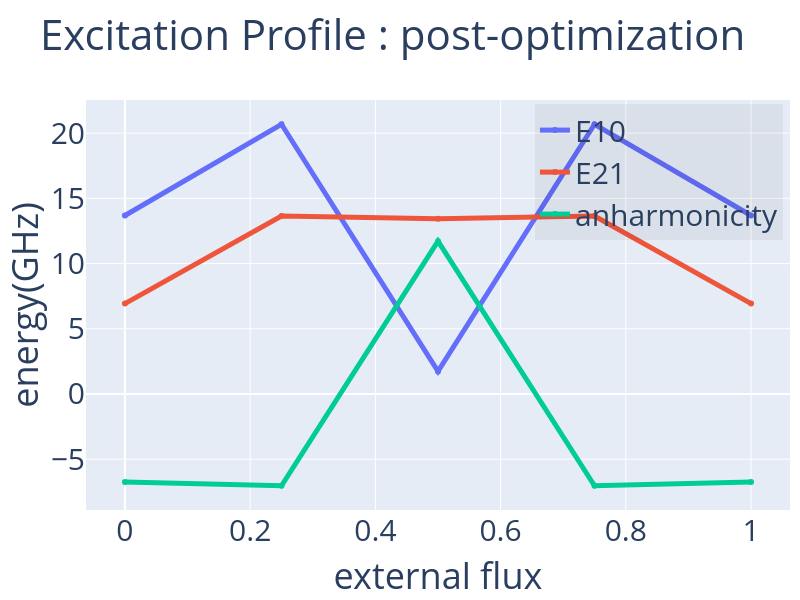

The notebook cell saved with this chart:
### Code cell
plotCompare(flux_range,{'E10':post_Ex[1],'E21':post_Ex[2]-post_Ex[1],'anharmonicity':post_Ex[2]-2*post_Ex[1]},
            'Excitation Profile : post-optimization','external flux','energy(GHz)',export='pdf',size=(600,800))

### Figure 1 — Plotly figure (JSON) as saved in the notebook; plotly's stock layout.template omitted (floating-point values rounded to 4 significant figures)
{"data": [{"line": {"width": 5}, "name": "E10", "type": "scatter", "x": [0.0, 0.25, 0.5, 0.75, 1.0], "y": [13.68, 20.68, 1.728, 20.68, 13.68]}, {"line": {"width": 5}, "name": "E21", "type": "scatter", "x": [0.0, 0.25, 0.5, 0.75, 1.0], "y": [6.93, 13.64, 13.44, 13.64, 6.93]}, {"line": {"width": 5}, "name": "anharmonicity", "type": "scatter", "x": [0.0, 0.25, 0.5, 0.75, 1.0], "y": [-6.751, -7.038, 11.71, -7.038, -6.751]}], "layout": {"font": {"size": 30}, "height": 600, "legend": {"bgcolor": "rgba(0,0,0,.05)", "x": 0.99, "xanchor": "right", "y": 0.99, "yanchor": "top"}, "margin": {"r": 10, "t": 100}, "showlegend": true, "title": {"text": "Excitation Profile : post-optimization"}, "width": 800, "xaxis": {"title": {"text": "external flux"}}, "yaxis": {"title": {"text": "energy(GHz)"}}}}
